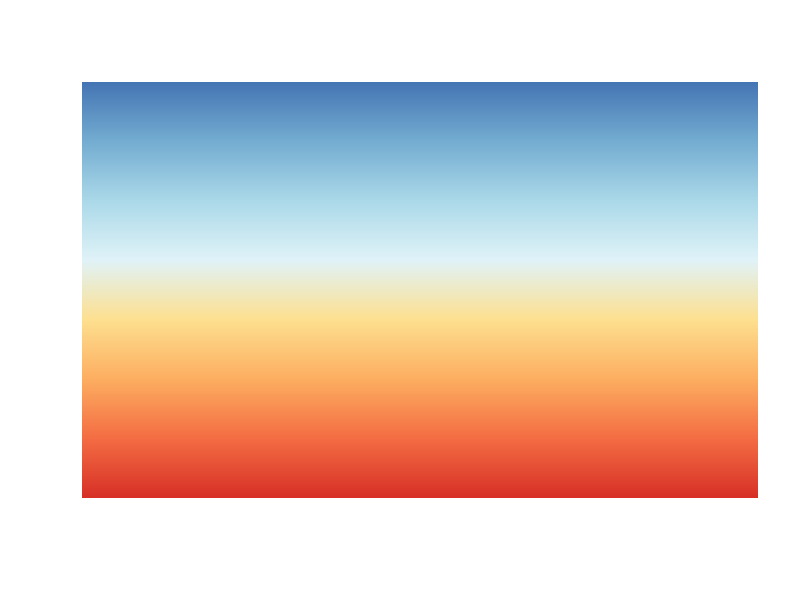

This chart was generated by the following R code:



terms <- c(
  "intercept", 
  "median.trans", 
  "rep.prop", 
  "median.trans:rep.prop"
)
dat <- read.csv("../results/models1.csv")
names(dat) <- c("clade", "thrs", "repeat", "phylosig", "n", "stat", terms, "f2")

# models where every term is either significant or NA
df <- dat[apply(dat[, terms[-1]], 1, function(x) all(is.na(x) | x < 0.05)), ]

# remove models with all NA terms
df <- df[rowSums(is.na(df[, terms[-1]])) < length(terms[-1]), ]

# filter for significant clade-threshold-repeat combinations
df <- df[df$stat == "p", ]
hit <- c("clade", "thrs", "repeat")
df <- df[, hit]

# get beta coefficients for significant combinations
df <- merge(dat, df, by = intersect(names(dat), names(df)))
df <- df[df$stat == "beta", ]
df <- df[!df$`repeat` %in% "rc", ]
df <- df[order(df$thrs), ]
df <- df[order(df$`repeat`), ]
df <- df[order(df$clade), ]
rownames(df) <- c(1:nrow(df))
df <- df[df$thrs >= 0.8, ]

#combinations of clades and repeats
comb <- unique(df[, c("clade", "repeat"), ])
beta <- c()
for (i in 1:nrow(comb)) {
  cl <- comb[i, ][[1]]
  rep <- comb[i, ][[2]]
  sub <- df[df$clade == cl, ]
  sub <- sub[sub$`repeat` == rep, ]
  sub <- sub[, terms[-1]]
  to.keep <- c()
  for (j in 1:nrow(sub)) {
    if (sum(is.na(sub[j, terms[-1]])) == length(terms[-1])-1) {
      to.keep <- c(to.keep, j)
    }
  }
  sub <- sub[to.keep, ]
  if (nrow(sub) == 0) {
    beta <- c(beta, NA)
    next
  }
  sub <- sub[, terms[-c(1, 4)]]
  beta <- c(beta, median(as.matrix(sub)[which(!is.na(sub))]))
}
comb$beta <- beta
comb$abs <- abs(beta)
comb <- na.omit(comb)

# define tick marks
n <- 5
seq(from = 0, to = max(comb$abs), length.out = 5)

# color mapping
library(viridis)
res <- 1000  
palette <- viridis(res)  
comb$cols <- palette[round((comb$abs / (max(comb$abs))) * (res-1)) + 1]





















# define tick marks
n <- 5
seq(from = min(comb$beta), to = max(comb$beta), length.out = 5)

# color mapping
library(viridis)
library(RColorBrewer)
res <- 1000  
palette <- colorRampPalette(c(brewer.pal(8, "RdYlBu")))(res) 
# palette <- brewer.pal(11, "PiYG")
comb$cols <- palette[round(((comb$beta - min(comb$beta)) / diff(range(comb$beta))) * (res-1)) + 1]


# Create a matrix representing the color bar
z <- matrix(1:res, nrow = 1)
# Plot the color bar without axes or labels
image(z, col = palette, axes = FALSE, xlab = "", ylab = "")






